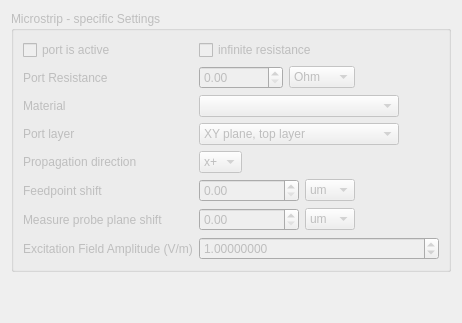
               <widget class="QWidget" name="Microstrip">
                <attribute name="title">
                 <string>Microstrip</string>
                </attribute>
                <layout class="QVBoxLayout" name="verticalLayout_27">
                 <item>
                  <widget class="QGroupBox" name="microstripPortSettingsGroup">
                   <property name="enabled">
                    <bool>false</bool>
                   </property>
                   <property name="minimumSize">
                    <size>
                     <width>0</width>
                     <height>50</height>
                    </size>
                   </property>
                   <property name="title">
                    <string>Microstrip - specific Settings</string>
                   </property>
                   <layout class="QGridLayout" name="gridLayout_4">
                    <item row="4" column="0">
                     <widget class="QLabel" name="label_81">
                      <property name="text">
                       <string>Port layer</string>
                      </property>
                     </widget>
                    </item>
                    <item row="6" column="1">
                     <layout class="QHBoxLayout" name="horizontalLayout_40">
                      <item>
                       <widget class="QComboBox" name="microstripPortPropagationComboBox">
                        <item>
                         <property name="text">
                          <string>x+</string>
                         </property>
                        </item>
                        <item>
                         <property name="text">
                          <string>x-</string>
                         </property>
                        </item>
                        <item>
                         <property name="text">
                          <string>y+</string>
                         </property>
                        </item>
                        <item>
                         <property name="text">
                          <string>y-</string>
                         </property>
                        </item>
                        <item>
                         <property name="text">
                          <string>z+</string>
                         </property>
                        </item>
                        <item>
                         <property name="text">
                          <string>z-</string>
                         </property>
                        </item>
                       </widget>
                      </item>
                      <item>
                       <spacer name="horizontalSpacer_30">
                        <property name="orientation">
                         <enum>Qt::Horizontal</enum>
                        </property>
                        <property name="sizeType">
                         <enum>QSizePolicy::Expanding</enum>
                        </property>
                        <property name="sizeHint" stdset="0">
                         <size>
                          <width>40</width>
                          <height>20</height>
                         </size>
                        </property>
                       </spacer>
                      </item>
                     </layout>
                    </item>
                    <item row="4" column="1">
                     <layout class="QHBoxLayout" name="horizontalLayout_36">
                      <item>
                       <widget class="QComboBox" name="microstripPortDirection">
                        <property name="minimumSize">
                         <size>
                          <width>200</width>
                          <height>0</height>
                         </size>
                        </property>
                        <property name="currentText">
                         <string>XY plane, top layer</string>
                        </property>
                        <item>
                         <property name="text">
                          <string>XY plane, top layer</string>
                         </property>
                        </item>
                        <item>
                         <property name="text">
                          <string>XY plane, bottom layer</string>
                         </property>
                        </item>
                        <item>
                         <property name="text">
                          <string>XZ plane, front layer</string>
                         </property>
                        </item>
                        <item>
                         <property name="text">
                          <string>XZ plane, back layer</string>
                         </property>
                        </item>
                        <item>
                         <property name="text">
                          <string>YZ plane, right layer</string>
                         </property>
                        </item>
                        <item>
                         <property name="text">
                          <string>YZ plane, left layer</string>
                         </property>
                        </item>
                       </widget>
                      </item>
                      <item>
                       <spacer name="horizontalSpacer_18">
                        <property name="orientation">
                         <enum>Qt::Horizontal</enum>
                        </property>
                        <property name="sizeType">
                         <enum>QSizePolicy::Expanding</enum>
                        </property>
                        <property name="sizeHint" stdset="0">
                         <size>
                          <width>40</width>
                          <height>20</height>
                         </size>
                        </property>
                       </spacer>
                      </item>
                     </layout>
                    </item>
                    <item row="8" column="0">
                     <widget class="QLabel" name="label_55">
                      <property name="text">
                       <string>Measure probe plane shift</string>
                      </property>
                     </widget>
                    </item>
                    <item row="7" column="0">
                     <widget class="QLabel" name="label_54">
                      <property name="text">
                       <string>Feedpoint shift</string>
                      </property>
                     </widget>
                    </item>
                    <item row="1" column="0">
                     <widget class="QCheckBox" name="microstripPortActive">
                      <property name="text">
                       <string>port is active</string>
                      </property>
                     </widget>
                    </item>
                    <item row="7" column="1">
                     <layout class="QHBoxLayout" name="horizontalLayout_2">
                      <item>
                       <widget class="QDoubleSpinBox" name="microstripPortFeedpointShiftValue">
                        <property name="minimumSize">
                         <size>
                          <width>100</width>
                          <height>0</height>
                         </size>
                        </property>
                        <property name="maximum">
                         <double>1000000.000000000000000</double>
                        </property>
                       </widget>
                      </item>
                      <item>
                       <widget class="QComboBox" name="microstripPortFeedpointShiftUnits">
                        <property name="currentIndex">
                         <number>3</number>
                        </property>
                        <item>
                         <property name="text">
                          <string>m</string>
                         </property>
                        </item>
                        <item>
                         <property name="text">
                          <string>cm</string>
                         </property>
                        </item>
                        <item>
                         <property name="text">
                          <string>mm</string>
                         </property>
                        </item>
                        <item>
                         <property name="text">
                          <string>um</string>
                         </property>
                        </item>
                        <item>
                         <property name="text">
                          <string>nm</string>
                         </property>
                        </item>
                        <item>
                         <property name="text">
                          <string>pm</string>
                         </property>
                        </item>
                       </widget>
                      </item>
                      <item>
                       <spacer name="horizontalSpacer_19">
                        <property name="orientation">
                         <enum>Qt::Horizontal</enum>
                        </property>
                        <property name="sizeHint" stdset="0">
                         <size>
                          <width>40</width>
                          <height>20</height>
                         </size>
                        </property>
                       </spacer>
                      </item>
                     </layout>
                    </item>
                    <item row="2" column="0">
                     <widget class="QLabel" name="label_67">
                      <property name="text">
                       <string>Port Resistance</string>
                      </property>
                     </widget>
                    </item>
                    <item row="8" column="1">
                     <layout class="QHBoxLayout" name="horizontalLayout_27">
                      <item>
                       <widget class="QDoubleSpinBox" name="microstripPortMeasureShiftValue">
                        <property name="minimumSize">
                         <size>
                          <width>100</width>
                          <height>0</height>
                         </size>
                        </property>
                        <property name="maximum">
                         <double>1000000.000000000000000</double>
                        </property>
                       </widget>
                      </item>
                      <item>
                       <widget class="QComboBox" name="microstripPortMeasureShiftUnits">
                        <property name="currentIndex">
                         <number>3</number>
                        </property>
                        <item>
                         <property name="text">
                          <string>m</string>
                         </property>
                        </item>
                        <item>
                         <property name="text">
                          <string>cm</string>
                         </property>
                        </item>
                        <item>
                         <property name="text">
                          <string>mm</string>
                         </property>
                        </item>
                        <item>
                         <property name="text">
                          <string>um</string>
                         </property>
                        </item>
                        <item>
                         <property name="text">
                          <string>nm</string>
                         </property>
                        </item>
                        <item>
                         <property name="text">
                          <string>pm</string>
                         </property>
                        </item>
                       </widget>
                      </item>
                      <item>
                       <spacer name="horizontalSpacer_20">
                        <property name="orientation">
                         <enum>Qt::Horizontal</enum>
                        </property>
                        <property name="sizeHint" stdset="0">
                         <size>
                          <width>40</width>
                          <height>20</height>
                         </size>
                        </property>
                       </spacer>
                      </item>
                     </layout>
                    </item>
                    <item row="1" column="1">
                     <widget class="QCheckBox" name="microstripPortInfinitResistance">
                      <property name="text">
                       <string>infinite resistance</string>
                      </property>
                     </widget>
                    </item>
                    <item row="3" column="0">
                     <widget class="QLabel" name="label_52">
                      <property name="text">
                       <string>Material</string>
                      </property>
                     </widget>
                    </item>
                    <item row="3" column="1">
                     <layout class="QHBoxLayout" name="horizontalLayout_48">
                      <item>
                       <widget class="QComboBox" name="microstripPortMaterialComboBox">
                        <property name="minimumSize">
                         <size>
                          <width>200</width>
                          <height>0</height>
                         </size>
                        </property>
                       </widget>
                      </item>
                      <item>
                       <spacer name="horizontalSpacer_40">
                        <property name="orientation">
                         <enum>Qt::Horizontal</enum>
                        </property>
                        <property name="sizeType">
                         <enum>QSizePolicy::Expanding</enum>
                        </property>
                        <property name="sizeHint" stdset="0">
                         <size>
                          <width>40</width>
                          <height>20</height>
                         </size>
                        </property>
                       </spacer>
                      </item>
                     </layout>
                    </item>
                    <item row="2" column="1">
                     <layout class="QHBoxLayout" name="horizontalLayout_35">
                      <property name="leftMargin">
                       <number>0</number>
                      </property>
                      <property name="topMargin">
                       <number>0</number>
                      </property>
                      <property name="rightMargin">
                       <number>0</number>
                      </property>
                      <property name="bottomMargin">
                       <number>0</number>
                      </property>
                      <item>
                       <widget class="QDoubleSpinBox" name="microstripPortResistanceValue">
                        <property name="maximum">
                         <double>10000000000.000000000000000</double>
                        </property>
                       </widget>
                      </item>
                      <item>
                       <widget class="QComboBox" name="microstripPortResistanceUnits">
                        <property name="currentText">
                         <string>Ohm</string>
                        </property>
                        <item>
                         <property name="text">
                          <string>Ohm</string>
                         </property>
                        </item>
                        <item>
                         <property name="text">
                          <string>uOhm</string>
                         </property>
                        </item>
                        <item>
                         <property name="text">
                          <string>mOhm</string>
                         </property>
                        </item>
                        <item>
                         <property name="text">
                          <string>kOhm</string>
                         </property>
                        </item>
                        <item>
                         <property name="text">
                          <string>MOhm</string>
                         </property>
                        </item>
                        <item>
                         <property name="text">
                          <string>GOhm</string>
                         </property>
                        </item>
                       </widget>
                      </item>
                      <item>
                       <spacer name="horizontalSpacer_7">
                        <property name="orientation">
                         <enum>Qt::Horizontal</enum>
                        </property>
                        <property name="sizeHint" stdset="0">
                         <size>
                          <width>40</width>
                          <height>20</height>
                         </size>
                        </property>
                       </spacer>
                      </item>
                     </layout>
                    </item>
                    <item row="6" column="0">
                     <widget class="QLabel" name="label_53">
                      <property name="text">
                       <string>Propagation direction</string>
                      </property>
                     </widget>
                    </item>
                    <item row="9" column="1">
                     <widget class="QDoubleSpinBox" name="microstripPortExcitationAmplitude">
                      <property name="decimals">
                       <number>8</number>
                      </property>
                      <property name="minimum">
                       <double>-10000000000.000000000000000</double>
                      </property>
                      <property name="maximum">
                       <double>10000000000.000000000000000</double>
                      </property>
                      <property name="singleStep">
                       <double>0.100000000000000</double>
                      </property>
                      <property name="value">
                       <double>1.000000000000000</double>
                      </property>
                     </widget>
                    </item>
                    <item row="9" column="0">
                     <widget class="QLabel" name="label_111">
                      <property name="text">
                       <string>Excitation Field Amplitude (V/m)</string>
                      </property>
                     </widget>
                    </item>
                   </layout>
                  </widget>
                 </item>
                 <item>
                  <spacer name="verticalSpacer_14">
                   <property name="orientation">
                    <enum>Qt::Vertical</enum>
                   </property>
                   <property name="sizeHint" stdset="0">
                    <size>
                     <width>20</width>
                     <height>40</height>
                    </size>
                   </property>
                  </spacer>
                 </item>
                </layout>
               </widget>
